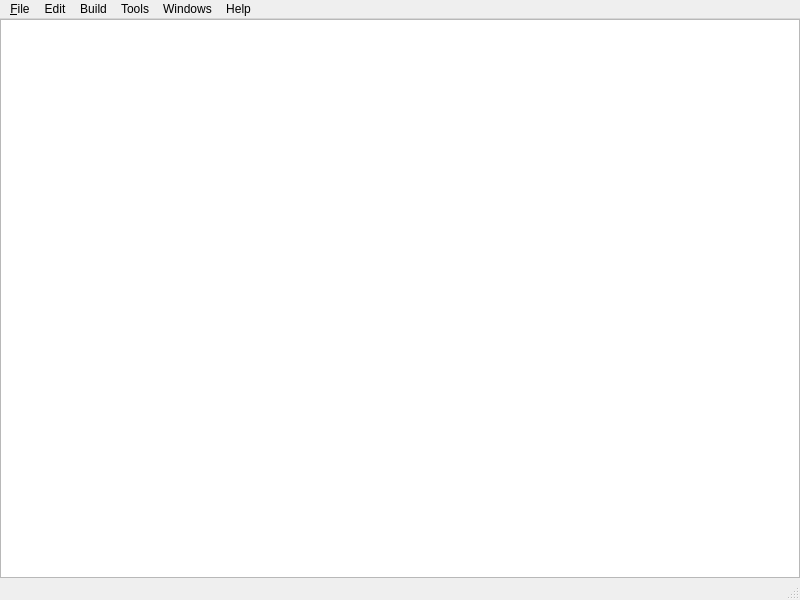
<?xml version="1.0" encoding="UTF-8"?>
<ui version="4.0">
 <class>ZEDSHMainWindow</class>
 <widget class="QMainWindow" name="ZEDSHMainWindow">
  <property name="geometry">
   <rect>
    <x>0</x>
    <y>0</y>
    <width>800</width>
    <height>600</height>
   </rect>
  </property>
  <property name="windowTitle">
   <string>Zinek Shader Editor</string>
  </property>
  <widget class="QWidget" name="centralwidget">
   <layout class="QVBoxLayout" name="verticalLayout">
    <property name="leftMargin">
     <number>0</number>
    </property>
    <property name="topMargin">
     <number>0</number>
    </property>
    <property name="rightMargin">
     <number>0</number>
    </property>
    <property name="bottomMargin">
     <number>0</number>
    </property>
    <item>
     <widget class="ZEDSHEditorWidget" name="textEdit"/>
    </item>
   </layout>
  </widget>
  <widget class="QStatusBar" name="statusbar"/>
  <widget class="QMenuBar" name="menubar">
   <property name="geometry">
    <rect>
     <x>0</x>
     <y>0</y>
     <width>800</width>
     <height>21</height>
    </rect>
   </property>
   <widget class="QMenu" name="menuFile">
    <property name="title">
     <string>&amp;File</string>
    </property>
    <addaction name="actNew"/>
    <addaction name="actOpen"/>
    <addaction name="actRecent"/>
    <addaction name="separator"/>
    <addaction name="actLoadShader"/>
    <addaction name="actUploadToEngine"/>
    <addaction name="separator"/>
    <addaction name="actSave"/>
    <addaction name="actSaveAs"/>
    <addaction name="separator"/>
    <addaction name="actClose"/>
    <addaction name="separator"/>
    <addaction name="actQuit"/>
   </widget>
   <widget class="QMenu" name="menuEdit">
    <property name="title">
     <string>Edit</string>
    </property>
    <addaction name="actUndo"/>
    <addaction name="actRedo"/>
    <addaction name="separator"/>
    <addaction name="actCut"/>
    <addaction name="actCopy"/>
    <addaction name="actPaste"/>
    <addaction name="actDelete"/>
    <addaction name="separator"/>
    <addaction name="actFind"/>
    <addaction name="actReplace"/>
   </widget>
   <widget class="QMenu" name="menuBuild">
    <property name="title">
     <string>Build</string>
    </property>
    <addaction name="actCompile"/>
   </widget>
   <widget class="QMenu" name="menuTools">
    <property name="title">
     <string>Tools</string>
    </property>
    <addaction name="actPreference"/>
   </widget>
   <widget class="QMenu" name="menuWindows">
    <property name="title">
     <string>Windows</string>
    </property>
    <addaction name="actOutput"/>
    <addaction name="actError"/>
    <addaction name="actDefinitions"/>
    <addaction name="actCompileParameters"/>
    <addaction name="actReflection"/>
   </widget>
   <widget class="QMenu" name="menuHelp">
    <property name="title">
     <string>Help</string>
    </property>
    <addaction name="actAbout"/>
   </widget>
   <addaction name="menuFile"/>
   <addaction name="menuEdit"/>
   <addaction name="menuBuild"/>
   <addaction name="menuTools"/>
   <addaction name="menuWindows"/>
   <addaction name="menuHelp"/>
  </widget>
  <action name="actAbout">
   <property name="text">
    <string>About</string>
   </property>
  </action>
  <action name="actNew">
   <property name="text">
    <string>New</string>
   </property>
   <property name="shortcut">
    <string>Ctrl+N</string>
   </property>
  </action>
  <action name="actSave">
   <property name="text">
    <string>Save</string>
   </property>
   <property name="shortcut">
    <string>Ctrl+S</string>
   </property>
  </action>
  <action name="actSaveAs">
   <property name="text">
    <string>Save &amp;As</string>
   </property>
  </action>
  <action name="actOpen">
   <property name="text">
    <string>Open</string>
   </property>
   <property name="shortcut">
    <string>Ctrl+O</string>
   </property>
  </action>
  <action name="actRecent">
   <property name="text">
    <string>Recent</string>
   </property>
  </action>
  <action name="actQuit">
   <property name="text">
    <string>Quit</string>
   </property>
  </action>
  <action name="actUndo">
   <property name="text">
    <string>Undo</string>
   </property>
   <property name="shortcut">
    <string>Ctrl+Z</string>
   </property>
  </action>
  <action name="actRedo">
   <property name="text">
    <string>Redo</string>
   </property>
   <property name="shortcut">
    <string>Ctrl+R</string>
   </property>
  </action>
  <action name="actCut">
   <property name="text">
    <string>Cut</string>
   </property>
   <property name="shortcut">
    <string>Ctrl+X</string>
   </property>
  </action>
  <action name="actCopy">
   <property name="text">
    <string>Copy</string>
   </property>
   <property name="shortcut">
    <string>Ctrl+C</string>
   </property>
  </action>
  <action name="actPaste">
   <property name="text">
    <string>Paste</string>
   </property>
   <property name="shortcut">
    <string>Ctrl+V</string>
   </property>
  </action>
  <action name="actDelete">
   <property name="text">
    <string>Delete</string>
   </property>
  </action>
  <action name="actFind">
   <property name="text">
    <string>Find</string>
   </property>
   <property name="shortcut">
    <string>Ctrl+F</string>
   </property>
  </action>
  <action name="actReplace">
   <property name="text">
    <string>Replace</string>
   </property>
   <property name="shortcut">
    <string>Ctrl+Shift+F</string>
   </property>
  </action>
  <action name="actCompile">
   <property name="text">
    <string>Compile</string>
   </property>
   <property name="shortcut">
    <string>F5</string>
   </property>
  </action>
  <action name="actUploadToEngine">
   <property name="text">
    <string>Upload To Engine</string>
   </property>
  </action>
  <action name="actPreference">
   <property name="text">
    <string>Preference</string>
   </property>
  </action>
  <action name="actOutput">
   <property name="text">
    <string>Output</string>
   </property>
  </action>
  <action name="actError">
   <property name="text">
    <string>Error</string>
   </property>
  </action>
  <action name="actCompileParameters">
   <property name="text">
    <string>Compile Parameters</string>
   </property>
  </action>
  <action name="actReflection">
   <property name="text">
    <string>Reflection</string>
   </property>
  </action>
  <action name="actDefinitions">
   <property name="text">
    <string>Definitions</string>
   </property>
  </action>
  <action name="actLoadShader">
   <property name="text">
    <string>Load Shader</string>
   </property>
  </action>
  <action name="actClose">
   <property name="text">
    <string>Close</string>
   </property>
  </action>
 </widget>
 <customwidgets>
  <customwidget>
   <class>ZEDSHEditorWidget</class>
   <extends>QTextEdit</extends>
   <header>ZEDSHEditorWidget.h</header>
  </customwidget>
 </customwidgets>
 <resources/>
 <connections/>
</ui>
